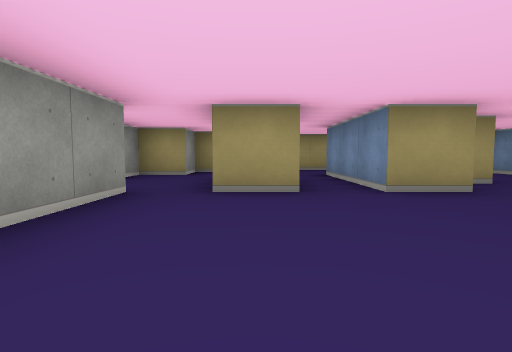
View 1 (above)

24 first-person views from a walk through a cub3D ray-caster map. The camera is about half as high as the walls, tilts 4° down and sees 80° across. The floor is counted in squares. Each view is taken from the middle of a square. On the plan, view 1 faces up. The plan holds only what a view shows up to about 9 squares ahead; the rest is blank.

View 2
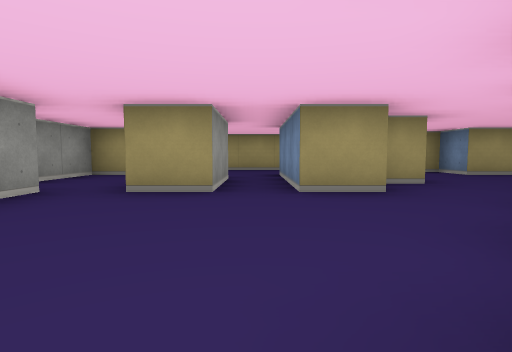

View 3
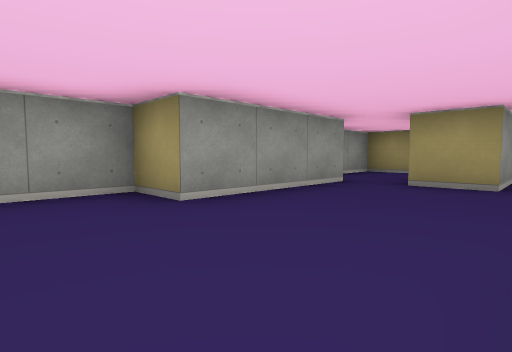

View 4
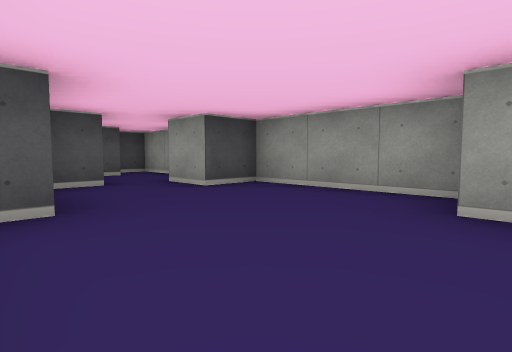

View 5
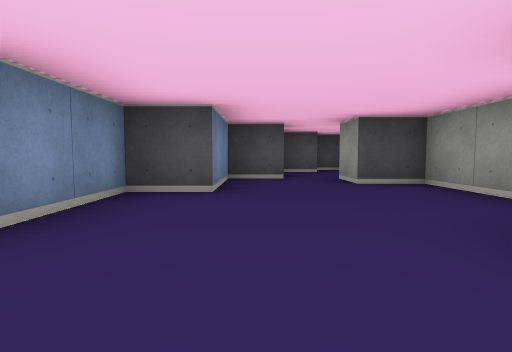

View 6
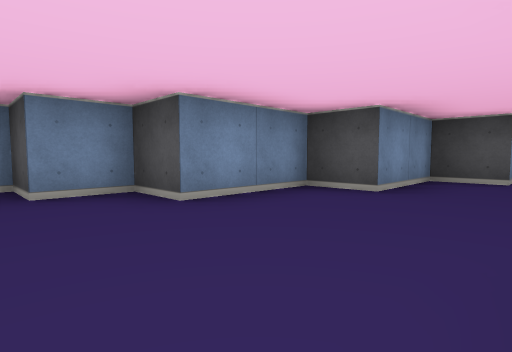

View 7
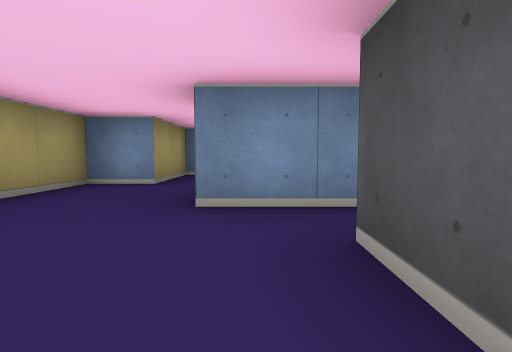

View 8
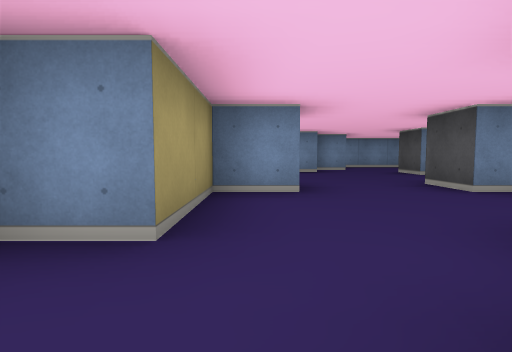

View 9
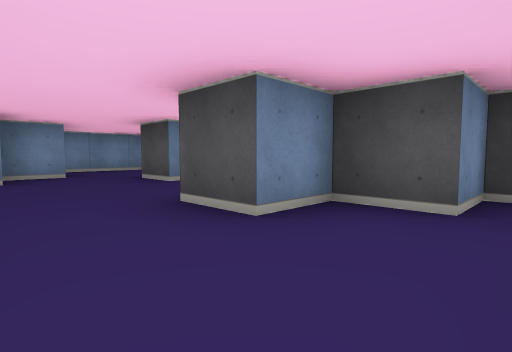

View 10
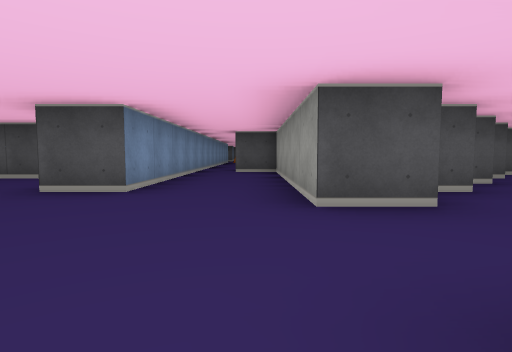

View 11
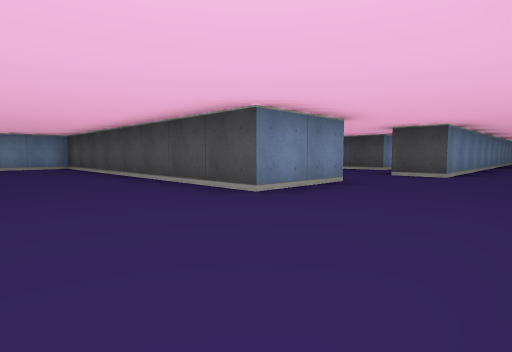

View 12
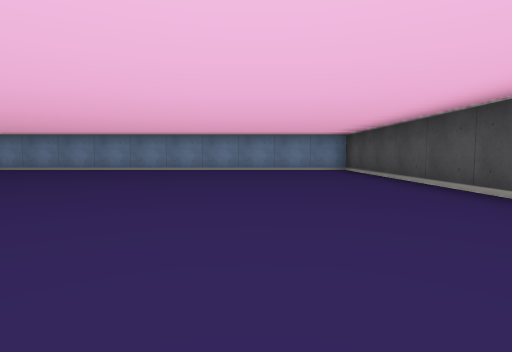

View 13
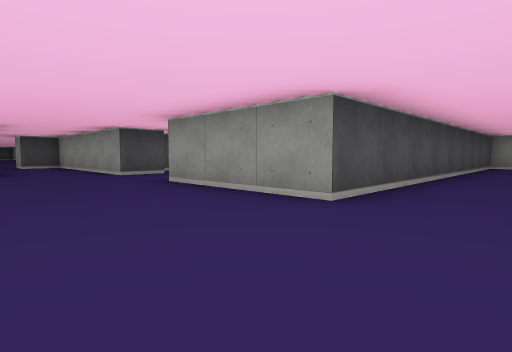

View 14
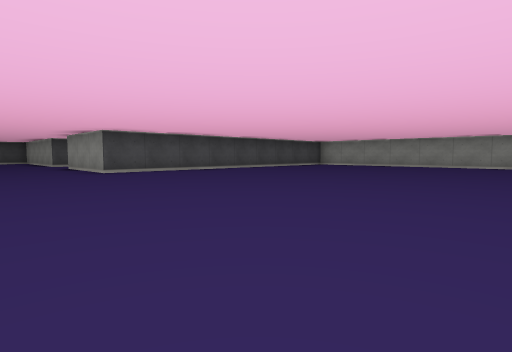

View 15
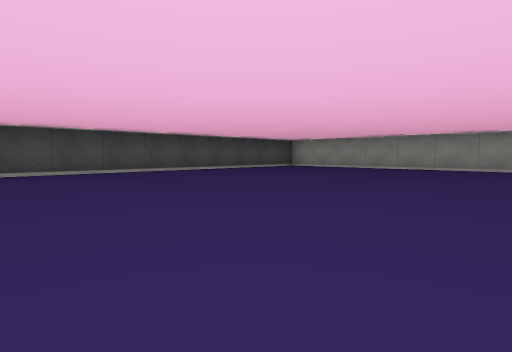

View 16
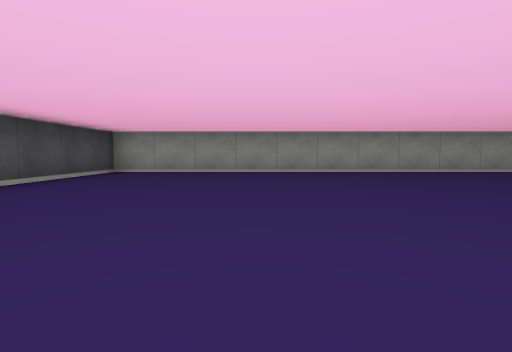

View 17
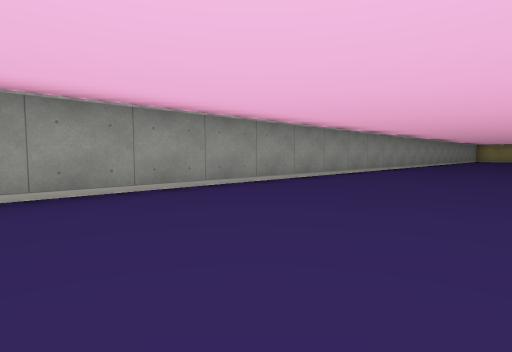

View 18
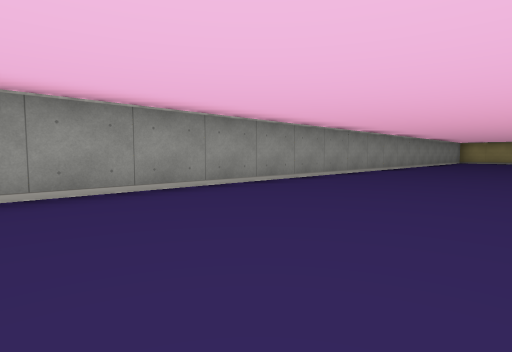

View 19
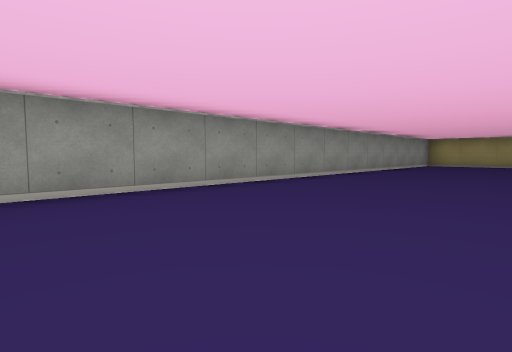

View 20
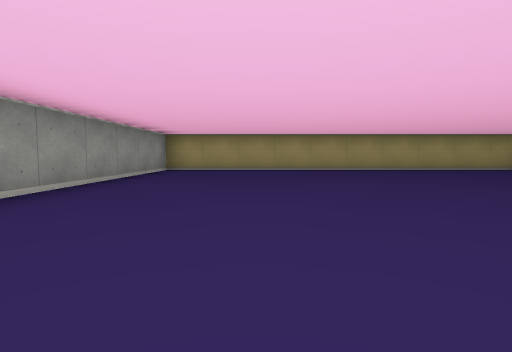

View 21
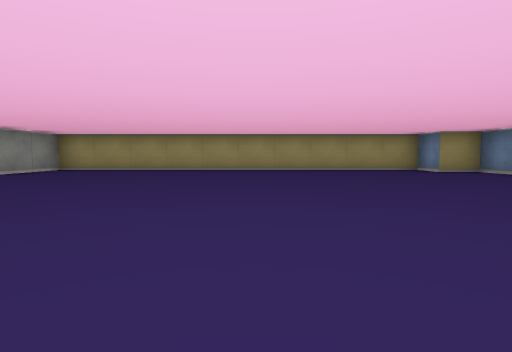

View 22
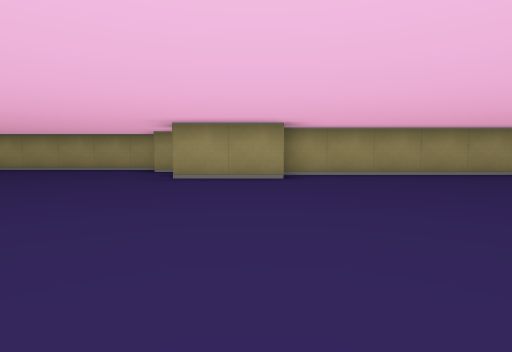

View 23
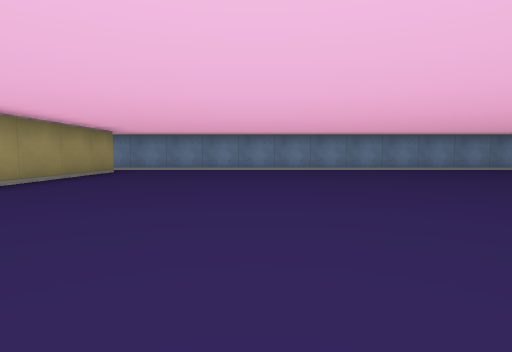

View 24
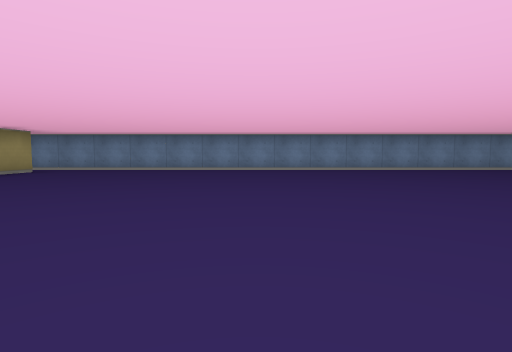

### Floor plan
Points are (right, up) in squares from view 1. A wall is a line through its corners. A room is listed if a view was taken in it or the views show most of it. See-through windows are left out.
Room 1 (views 1, 2, 3, 4, 5, 6, 8, 9)
walls: (2.6, 3.5) (1.5, 3.5) (1.5, 6.5); (3.4, 2.5) (4.5, 2.5) (4.5, 3.5) (5.5, 3.5) (5.5, 4.5) (6.5, 4.5); (-1.5, 3.6) (-1.5, 0.5) (-2.5, 0.5) (-2.5, -2.5) (-1.5, -2.5) (-1.5, -3.5); (-0.5, 5.5) (0.5, 5.5) (0.5, 3.5) (-0.5, 3.5); (3.6, 4.5) (2.9, 4.5); (-1, 7.5) (-1.5, 7.5) (-1.5, 6.5); (6.5, 6.5) (5.5, 6.5) (5.5, 7.5) (3.5, 7.5) (3.5, 8.5) (0.1, 8.5); (-0.6, -3.5) (0.5, -3.5) (0.5, -1.5) (1.5, -1.5) (1.5, 0.5) (2.5, 0.5) (2.5, 1.5) (3.5, 1.5)
ways out: opening at (-1, 4.5) to room 2; opening at (-1, 6) to room 2; opening at (6, 5.5) to room 3; opening at (-1, -4)
Room 2 (view 7)
walls: (-1.5, 6.5) (-2.5, 6.5) (-2.5, 4.9)
ways out: opening at (-1, 4.5) to room 1; opening at (-1, 6) to room 1
Room 3 (views 10, 11, 12, 13, 14, 15, 16, 17, 18, 19, 20, 21, 22, 23, 24)
walls: (17.5, 22.9) (17.5, 36.2); (10.5, 34.5) (8.5, 34.5); (8.5, 35.5) (8.5, 36.5) (7.5, 36.5) (7.5, 37.5) (-2.5, 37.5) (-2.5, 9.5) (6.5, 9.5) (6.5, 6.5); (9.5, 5.4) (9.5, 7.5) (17.5, 7.5) (17.5, 17.1); (6.5, 4.5) (6.5, -0.5) (7.5, -0.5); (10.5, 4.4) (10.5, 5.5); (16.5, 35.5) (10.5, 35.5); (12.5, 2.1) (12.5, 4.1); (10.5, 0.9) (10.5, 1.5) (11.6, 1.5); (8.5, -0.4) (8.5, 3.5) (9.5, 3.5)
ways out: opening at (6, 5.5) to room 1; opening at (8, 0)

Positions as (right, up) in squares from view 1, and headings:
1: (0, 0), facing up
2: (1, 0), facing up
3: (1, -1), facing up-left
4: (1, 1), facing down-left
5: (0, 2), facing down
6: (-1, 2), facing down-right
7: (-1, 6), facing right
8: (2, 7), facing right
9: (4, 6), facing down-right
10: (7, 7), facing down
11: (7, 10), facing down-right
12: (9, 10), facing right
13: (9, 11), facing down-left
14: (9, 17), facing down-left
15: (7, 17), facing down-left
16: (5, 13), facing left
17: (1, 16), facing up-left
18: (1, 20), facing up-left
19: (1, 25), facing up-left
20: (0, 29), facing up
21: (3, 29), facing up
22: (10, 29), facing up
23: (9, 32), facing right
24: (9, 30), facing right
